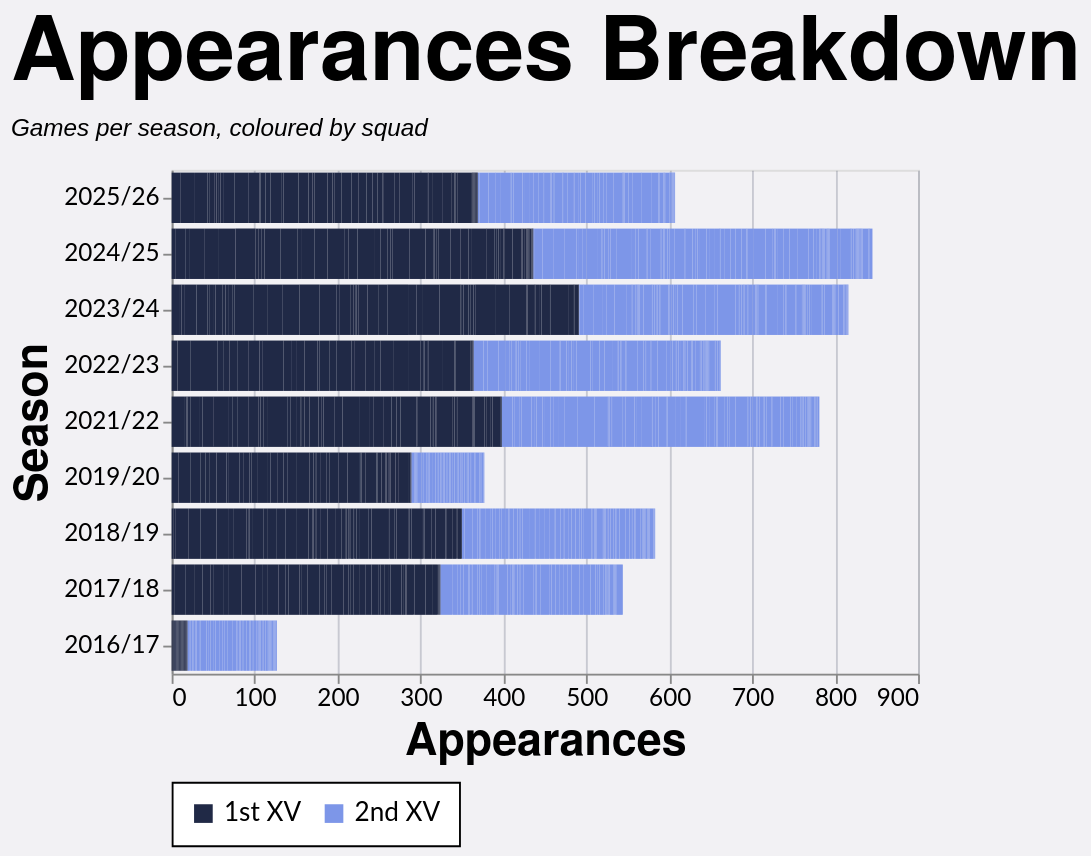

Describe this chart as a Vega-Lite specification.
### Vega-Lite specification from a JSON file in a GitHub repository (floating-point values rounded to 4 significant figures; data arrays with more than 128 entries replaced by an {"elided": "..."} marker saying what was removed)
{"config": {"axis": {"labelFont": "Lato, sans-serif", "titleFont": "PT Sans Narrow, Helvetica Neue, Helvetica, Arial, sans-serif", "labelFontSize": 13, "titleFontSize": 24, "gridColor": "#202947", "gridOpacity": 0.2}, "header": {"labelFont": "PT Sans Narrow, Helvetica Neue, Helvetica, Arial, sans-serif", "titleFont": "PT Sans Narrow, Helvetica Neue, Helvetica, Arial, sans-serif", "labelFontSize": 24, "titleFontSize": 28, "labelFontWeight": "bold", "orient": "left"}, "legend": {"labelFont": "Lato, sans-serif", "titleFont": "PT Sans Narrow, Helvetica Neue, Helvetica, Arial, sans-serif", "labelFontSize": 14, "titleFontSize": 16, "titlePadding": 5, "fillColor": "white", "strokeColor": "black", "padding": 10, "titleFontWeight": "lighter", "titleFontStyle": "italic", "titleColor": "gray", "offset": 10}, "title": {"font": "PT Sans Narrow, Helvetica Neue, Helvetica, Arial, sans-serif", "fontSize": 48, "fontWeight": "bold", "anchor": "start", "align": "center", "titlePadding": 20, "subtitlePadding": 10, "subtitleFontSize": 13, "subtitleColor": "", "subtitleFontStyle": "italic", "offset": 15, "color": "black"}, "axisX": {"labelAngle": 0}, "facet": {"title": null, "header": null, "align": {"row": "each", "column": "each"}}, "resolve": {"scale": {"y": "independent", "facet": "independent"}}, "background": "#f2f1f4"}, "data": {"name": "data-0d1bfddba7aa5cceb413d33b037c2af1"}, "mark": {"type": "bar"}, "encoding": {"color": {"field": "color_value", "legend": {"orient": "bottom", "title": null}, "scale": {"range": ["#202946", "#7d96e8", "#99151520"]}, "sort": ["1st XV", "2nd XV", "Unknown"], "type": "nominal"}, "tooltip": [{"field": "player", "title": "Player", "type": "nominal"}, {"field": "season", "title": "Season", "type": "nominal"}, {"field": "color_value", "title": "Group", "type": "nominal"}, {"aggregate": "sum", "field": "apps", "title": "Appearances", "type": "quantitative"}], "x": {"aggregate": "sum", "field": "apps", "title": "Appearances", "type": "quantitative"}, "y": {"field": "season", "sort": {"field": "season_sort", "op": "max", "order": "descending"}, "title": "Season", "type": "nominal"}}, "height": {"step": 30}, "title": {"text": "Appearances Breakdown", "subtitle": "Games per season, coloured by squad"}, "width": 400, "$schema": "https://vega.github.io/schema/vega-lite/v5.20.1.json", "datasets": {"data-0d1bfddba7aa5cceb413d33b037c2af1": {"elided": "2489 records"}}}
